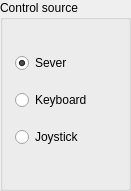
    <widget class="QGroupBox" name="source_group_box">
     <property name="geometry">
      <rect>
       <x>140</x>
       <y>0</y>
       <width>131</width>
       <height>191</height>
      </rect>
     </property>
     <property name="title">
      <string>Control source</string>
     </property>
     <widget class="QWidget" name="verticalLayoutWidget">
      <property name="geometry">
       <rect>
        <x>10</x>
        <y>33</y>
        <width>120</width>
        <height>134</height>
       </rect>
      </property>
      <layout class="QVBoxLayout" name="control_source_layout">
       <property name="spacing">
        <number>2</number>
       </property>
       <property name="sizeConstraint">
        <enum>QLayout::SetDefaultConstraint</enum>
       </property>
       <property name="margin">
        <number>5</number>
       </property>
       <item>
        <widget class="QRadioButton" name="computer_button">
         <property name="text">
          <string>Sever</string>
         </property>
         <property name="checked">
          <bool>true</bool>
         </property>
        </widget>
       </item>
       <item>
        <widget class="QRadioButton" name="keyboard_button">
         <property name="text">
          <string>Keyboard</string>
         </property>
        </widget>
       </item>
       <item>
        <widget class="QRadioButton" name="joystick_button">
         <property name="text">
          <string>Joystick</string>
         </property>
        </widget>
       </item>
      </layout>
     </widget>
    </widget>
